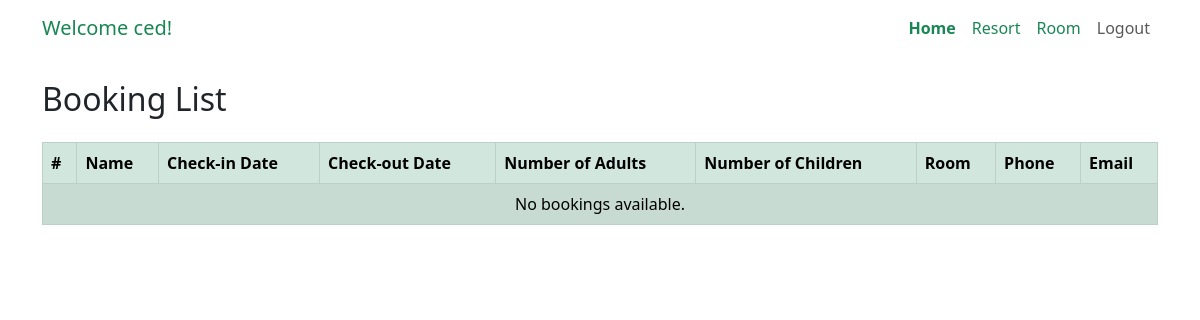
The app's page /auth/home (signed in), older data.
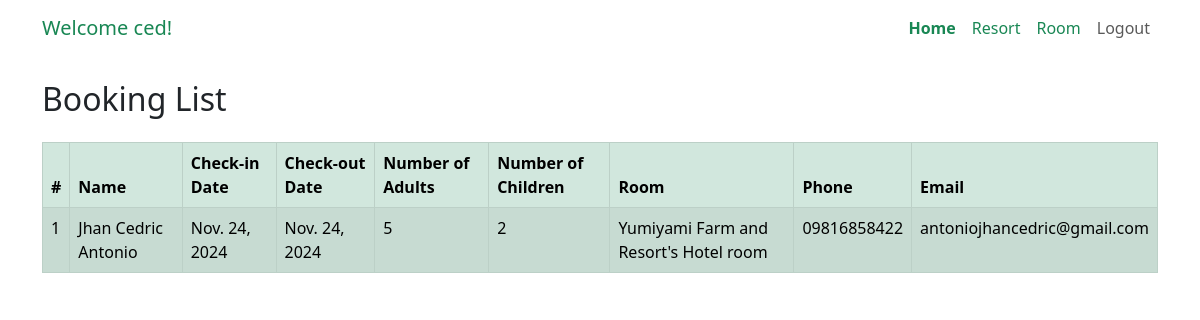
The same page, newer data.
### app/models.py (models this page shows, shortened)
class Booking(models.Model):
    resort_name = models.ForeignKey(Resort, on_delete=models.CASCADE)
    checkin_date = models.DateField()
    checkout_date = models.DateField()
    number_of_adults = models.PositiveIntegerField()
    number_of_children = models.PositiveIntegerField(default=0)
    room = models.ForeignKey(Room, on_delete=models.CASCADE)
    phone = models.CharField(max_length=15)
    gmail = models.CharField(max_length=30)
    name = models.CharField(max_length=30)

class Room(models.Model):
    resort = models.ForeignKey(Resort, on_delete=models.CASCADE, related_name='rooms')
    picture = models.ImageField(upload_to='app/images/', blank=True)
    description = models.TextField(blank=True, null=True)
    room_name = models.CharField(max_length=255)
    capacity = models.PositiveIntegerField()
    price = models.DecimalField(max_digits=10, decimal_places=2)
    start = models.TimeField()
    finish = models.TimeField()
    entrance = models.IntegerField(default=0)
    def __str__(self):
        return f"{self.resort.name}'s {self.room_name}"

class Resort(models.Model):
    name = models.CharField(max_length=255)
    description = models.TextField(blank=True, null=True)
    entrance_fee_adult = models.DecimalField(max_digits=10, decimal_places=2, default=0)
    entrance_fee_discounted = models.DecimalField(max_digits=10, decimal_places=2, default=0)
    phone = models.CharField(max_length=15)
    gmail = models.CharField(max_length=30)
    facebook = models.CharField(max_length=30)
    location = models.CharField(max_length=100)
    image_1 = models.ImageField(upload_to='app/images/', blank=True, null=True)
    image_2 = models.ImageField(upload_to='app/images/', blank=True, null=True)
    image_3 = models.ImageField(upload_to='app/images/', blank=True, null=True)
    image_4 = models.ImageField(upload_to='app/images/', blank=True, null=True)
    image_5 = models.ImageField(upload_to='app/images/', blank=True, null=True)
    owner = models.ForeignKey(CustomUser, on_delete=models.CASCADE, related_name='resorts')

### app/views.py (the view)
# urls.py: path('auth/home', views.auth_home, name='auth_home'),
@login_required
def auth_home(request):
    resort = Resort.objects.get(owner=request.user)
    bookings = Booking.objects.filter(resort_name=resort.id)
    return render(request, 'app/auth/booking.html', {'bookings': bookings})

### app/models.py (called while the page is built)
    def __str__(self):
        return self.username

### templates/app/auth/booking.html (shortened to what this page needs)
{% extends 'app/auth/base.html' %}
{% block nav %}
<nav class="navbar navbar-expand-lg navbar-light bg-transparent">
    <a class="navbar-brand text-success" href="#">Welcome {{ request.user }}!</a>
    <div class="collapse navbar-collapse" id="navbarNav">
        <ul class="navbar-nav ms-auto">
            <li class="nav-item">
                <a class="nav-link text-success active" href="">Home</a>
            </li>
            <li class="nav-item">
                <a class="nav-link text-success " href="{% url 'resort_settings' %}">Resort</a>
            </li>
            <li class="nav-item">
                <a class="nav-link text-success" href="{% url 'room_page' %}">Room</a>
            </li>
            <li class="nav-item">
                <form method="POST" action="{% url 'logout' %}">
                    <button type="submit" class="btn btn-danger btn-sm nav-link" style="border: none;">Logout</button>
                </form>
            </li>
        </ul>
    </div>
</nav>
{% endblock %}
{% block content %}
<div class="container mt-4">
    <h2 class="mb-4">Booking List</h2>
    <table class="table table-striped table-bordered table-success">
        <thead class="thead-dark">
            <tr>
                <th>#</th>
                <th>Name</th>
                <th>Check-in Date</th>
                <th>Check-out Date</th>
                <th>Number of Adults</th>
                <th>Number of Children</th>
                <th>Room</th>
                <th>Phone</th>
                <th>Email</th>
            </tr>
        </thead>
        <tbody>
            {% for booking in bookings %}
            <tr>
                <td>{{ forloop.counter }}</td>
                <td>{{ booking.name }}</td>
                <td>{{ booking.checkin_date }}</td>
                <td>{{ booking.checkout_date }}</td>
                <td>{{ booking.number_of_adults }}</td>
                <td>{{ booking.number_of_children }}</td>
                <td>{{ booking.room }}</td>
                <td>{{ booking.phone }}</td>
                <td>{{ booking.gmail }}</td>
            </tr>
            {% empty %}
            <tr>
                <td colspan="10" class="text-center">No bookings available.</td>
            </tr>
            {% endfor %}
        </tbody>
    </table>
</div>
{% endblock %}

Row changes from the older to the newer data that the page shows:
added Booking: name "Jhan Cedric Antonio", checkin_date "Nov. 24, 2024", checkout_date "Nov. 24, 2024", number_of_adults "5", number_of_children "2", room "Yumiyami Farm and Resort's Hotel room", phone "09816858422", gmail "antoniojhancedric@gmail.com"
Text that changed along with them:
text no longer shown: "No bookings available."
